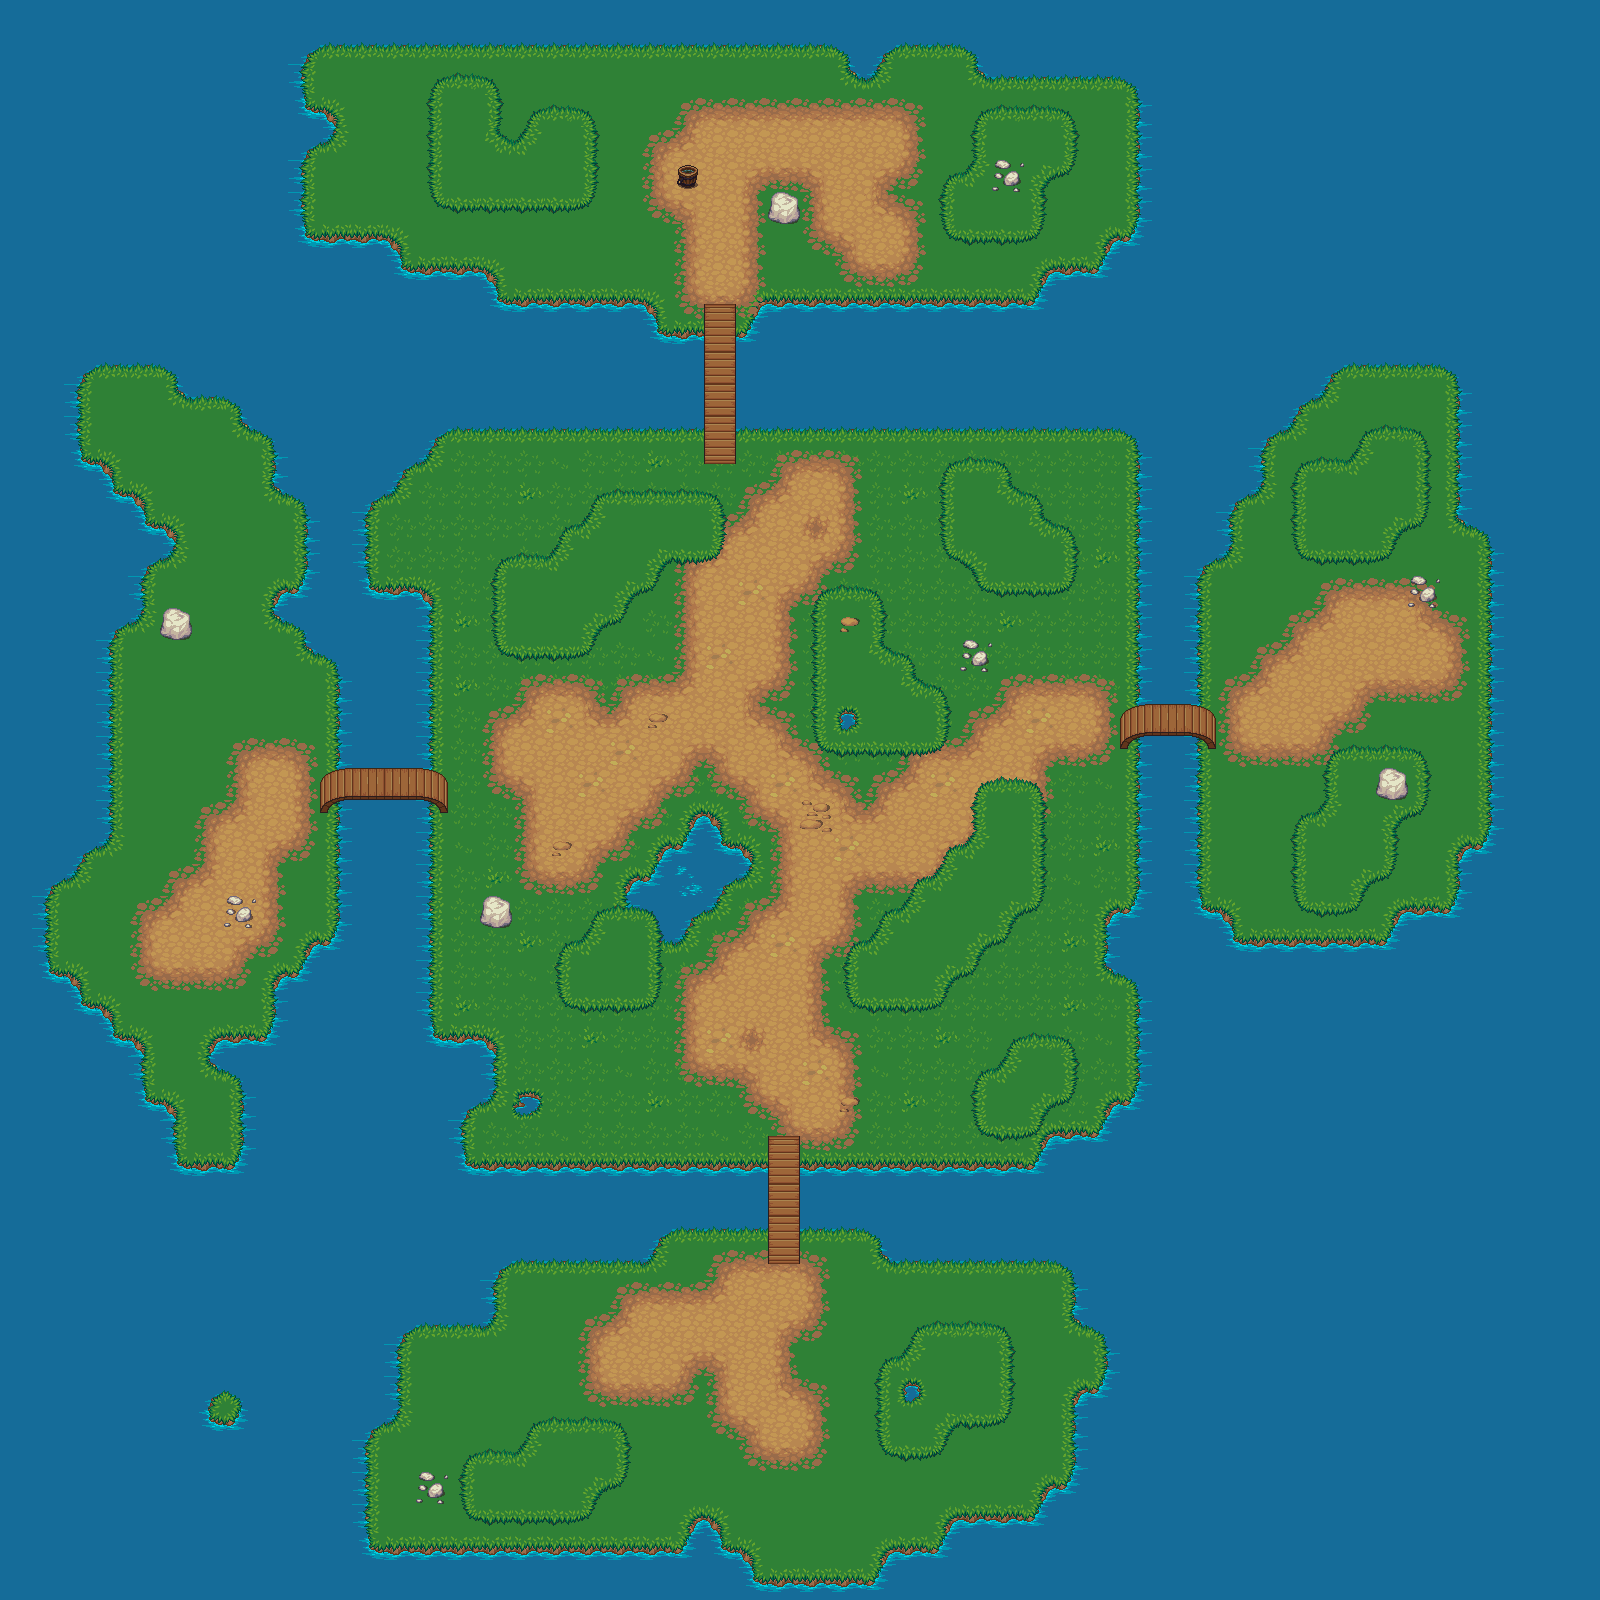

A level layout from a 2D game, rendered from its tile map. Below: a short description, then the map file with tile-grid data replaced by summaries:
An orthogonal 50x50 tile map with 32x32 px tiles, 4 tile layers (Base Layer, Path Layer, Tall Grass, Bridges and Items), 9 tilesets and 32 objects (4x TheArena.GameObjects.Misc.MobSpawner, TheArena.GameObjects.Heroes.DeathKnight, GameEngine.GameObjects.MapZone, TheArena.GameObjects.PathFinder, TheArena.GameObjects.Mobs.CombatDummy).

<map version="1.0" orientation="orthogonal" width="50" height="50" tilewidth="32" tileheight="32">
 <properties>
  <property name="Assembly" value="TheArena" />
  <property name="MapScript" value="TheArena.MapScripts.ArenaScript" />
 </properties>
 <tileset firstgid="1" source="Tilesets/grass.tsx" />
 <tileset firstgid="19" source="Tilesets/watergrass.tsx" />
 <tileset firstgid="37" source="Tilesets/bridges.tsx" />
 <tileset firstgid="79" source="Tilesets/dirt.tsx" />
 <tileset firstgid="97" source="Tilesets/dirt2.tsx" />
 <tileset firstgid="115" source="Tilesets/rock.tsx" />
 <tileset firstgid="117" source="Tilesets/treetop.tsx" />
 <tileset firstgid="119" source="Tilesets/buckets.tsx" />
 <tileset firstgid="125" source="Tilesets/mountains.tsx" />
 <layer name="Base Layer" width="50" height="50">
  <data>[2500 cells, 2500 non-empty, 19 distinct tile ids]</data>
 </layer>
 <layer name="Path Layer" width="50" height="50">
  <data>[2500 cells, 325 non-empty, 15 distinct tile ids]</data>
 </layer>
 <layer name="Tall Grass" width="50" height="50">
  <data>[2500 cells, 282 non-empty, 14 distinct tile ids]</data>
 </layer>
 <layer name="Bridges and Items" width="50" height="50">
  <data>[2500 cells, 40 non-empty, 14 distinct tile ids]</data>
 </layer>
 <objectgroup name="Objects" width="50" height="50">
  <object gid="117" x="562" y="974" />
  <object gid="117" x="955" y="1127" />
  <object gid="118" x="982" y="1088" />
  <object gid="118" x="836" y="704" />
  <object gid="118" x="930" y="546" />
  <object gid="118" x="1309" y="875" />
  <object gid="118" x="1274" y="548" />
  <object gid="117" x="1346" y="523" />
  <object gid="117" x="1269" y="902" />
  <object gid="117" x="931" y="1399" />
  <object gid="117" x="800" y="1562" />
  <object gid="117" x="524" y="1480" />
  <object gid="118" x="464" y="1495" />
  <object gid="118" x="168" y="588" />
  <object gid="118" x="95" y="749" />
  <object gid="118" x="46" y="961" />
  <object gid="118" x="150" y="1156" />
  <object gid="118" x="507" y="200" />
  <object gid="117" x="419" y="138" />
  <object gid="117" x="930" y="226" />
  <object gid="118" x="984" y="157" />
  <object gid="118" x="711" y="107" />
  <object gid="118" x="479" y="650" />
  <object gid="117" x="535" y="575" />
  <object name="Player" type="TheArena.GameObjects.Heroes.DeathKnight" x="706" y="134" width="19" height="18" />
  <object name="spawner1" type="TheArena.GameObjects.Misc.MobSpawner" x="445" y="438" width="670" height="365">
   <properties>
    <property name="Interval_Max" value="15" />
    <property name="Interval_Min" value="8" />
    <property name="Mobs" value="Bat,Bee" />
   </properties>
  </object>
  <object name="spawner2" type="TheArena.GameObjects.Misc.MobSpawner" x="777" y="825" width="318" height="285">
   <properties>
    <property name="Interval_Max" value="33" />
    <property name="Interval_Min" value="20" />
    <property name="Mobs" value="Bat" />
   </properties>
  </object>
  <object name="spawner3" type="TheArena.GameObjects.Misc.MobSpawner" x="508" y="970" width="249" height="154">
   <properties>
    <property name="Interval_Max" value="45" />
    <property name="Interval_Min" value="25" />
    <property name="Mobs" value="Bee" />
   </properties>
  </object>
  <object name="spawner4" type="TheArena.GameObjects.Misc.MobSpawner" x="455" y="821" width="144" height="121">
   <properties>
    <property name="Interval_Max" value="35" />
    <property name="Interval_Min" value="8" />
    <property name="Mobs" value="Bat, Bee" />
   </properties>
  </object>
  <object name="NorthBridgeExit" type="GameEngine.GameObjects.MapZone" x="677" y="468" width="85" height="29">
   <properties>
    <property name="$MapZoneHit" value="NorthBridge_MapZoneHit" />
   </properties>
  </object>
  <object name="Pathfinder" type="TheArena.GameObjects.PathFinder" x="846" y="210">
   <properties>
    <property name="Direction" value="Up" />
    <property name="Immovable" value="true" />
   </properties>
  </object>
  <object name="CombatDummy" type="TheArena.GameObjects.Mobs.CombatDummy" x="876" y="145" />
 </objectgroup>
</map>
